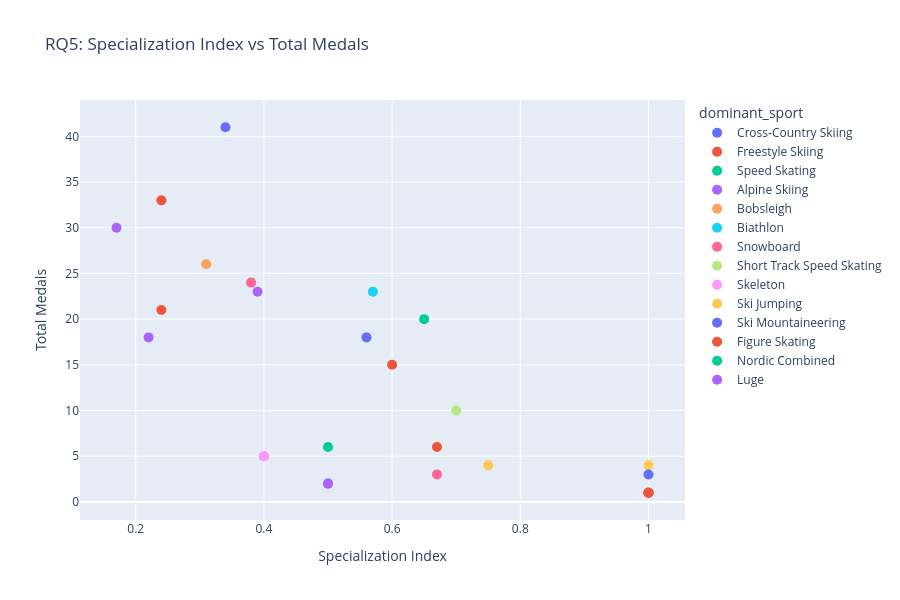

Source (notebook cell):
### Markdown cell above
### Scatter Plot: Specialization Index vs Total Medals
To visualize the relationship between specialization and overall medal success, we plot the specialization index against total medal count. Each point represents a country, colored by its dominant sport.

### Code cell
# Scatter plot: specialization index vs total medals, colored by dominant sport
fig = px.scatter(
    spec_df,
    x="spec_index",
    y="Total",
    color="dominant_sport",
    hover_name="Country",
    title="RQ5: Specialization Index vs Total Medals",
    labels={"spec_index": "Specialization Index", "Total": "Total Medals"}
)
fig.update_traces(marker=dict(size=10))
fig.update_layout(height=600)
fig.show() #interactive

fig.show(renderer="png") #static

### Figure 1 — Plotly figure (JSON) as saved in the notebook; plotly's stock layout.template omitted (floating-point values rounded to 4 significant figures)
{"data": [{"hovertemplate": "<b>%{hovertext}</b><br><br>dominant_sport=Cross-Country Skiing<br>Specialization Index=%{x}<br>Total Medals=%{y}<extra></extra>", "hovertext": ["Norway", "Sweden"], "legendgroup": "Cross-Country Skiing", "marker": {"color": "#636efa", "size": 10, "symbol": "circle"}, "mode": "markers", "name": "Cross-Country Skiing", "orientation": "v", "showlegend": true, "type": "scatter", "x": [0.34, 0.56], "xaxis": "x", "y": [41, 18], "yaxis": "y"}, {"hovertemplate": "<b>%{hovertext}</b><br><br>dominant_sport=Freestyle Skiing<br>Specialization Index=%{x}<br>Total Medals=%{y}<extra></extra>", "hovertext": ["United States of America", "Canada", "People's Republic of China", "Australia", "Estonia"], "legendgroup": "Freestyle Skiing", "marker": {"color": "#EF553B", "size": 10, "symbol": "circle"}, "mode": "markers", "name": "Freestyle Skiing", "orientation": "v", "showlegend": true, "type": "scatter", "x": [0.24, 0.24, 0.6, 0.67, 1.0], "xaxis": "x", "y": [33, 21, 15, 6, 1], "yaxis": "y"}, {"hovertemplate": "<b>%{hovertext}</b><br><br>dominant_sport=Speed Skating<br>Specialization Index=%{x}<br>Total Medals=%{y}<extra></extra>", "hovertext": ["Netherlands", "Denmark"], "legendgroup": "Speed Skating", "marker": {"color": "#00cc96", "size": 10, "symbol": "circle"}, "mode": "markers", "name": "Speed Skating", "orientation": "v", "showlegend": true, "type": "scatter", "x": [0.65, 1.0], "xaxis": "x", "y": [20, 1], "yaxis": "y"}, {"hovertemplate": "<b>%{hovertext}</b><br><br>dominant_sport=Alpine Skiing<br>Specialization Index=%{x}<br>Total Medals=%{y}<extra></extra>", "hovertext": ["Italy", "Switzerland", "Austria", "Brazil"], "legendgroup": "Alpine Skiing", "marker": {"color": "#ab63fa", "size": 10, "symbol": "circle"}, "mode": "markers", "name": "Alpine Skiing", "orientation": "v", "showlegend": true, "type": "scatter", "x": [0.17, 0.39, 0.22, 1.0], "xaxis": "x", "y": [30, 23, 18, 1], "yaxis": "y"}, {"hovertemplate": "<b>%{hovertext}</b><br><br>dominant_sport=Bobsleigh<br>Specialization Index=%{x}<br>Total Medals=%{y}<extra></extra>", "hovertext": ["Germany"], "legendgroup": "Bobsleigh", "marker": {"color": "#FFA15A", "size": 10, "symbol": "circle"}, "mode": "markers", "name": "Bobsleigh", "orientation": "v", "showlegend": true, "type": "scatter", "x": [0.31], "xaxis": "x", "y": [26], "yaxis": "y"}, {"hovertemplate": "<b>%{hovertext}</b><br><br>dominant_sport=Biathlon<br>Specialization Index=%{x}<br>Total Medals=%{y}<extra></extra>", "hovertext": ["France", "Bulgaria"], "legendgroup": "Biathlon", "marker": {"color": "#19d3f3", "size": 10, "symbol": "circle"}, "mode": "markers", "name": "Biathlon", "orientation": "v", "showlegend": true, "type": "scatter", "x": [0.57, 0.5], "xaxis": "x", "y": [23, 2], "yaxis": "y"}, {"hovertemplate": "<b>%{hovertext}</b><br><br>dominant_sport=Snowboard<br>Specialization Index=%{x}<br>Total Medals=%{y}<extra></extra>", "hovertext": ["Japan", "Czechia", "New Zealand"], "legendgroup": "Snowboard", "marker": {"color": "#FF6692", "size": 10, "symbol": "circle"}, "mode": "markers", "name": "Snowboard", "orientation": "v", "showlegend": true, "type": "scatter", "x": [0.38, 0.4, 0.67], "xaxis": "x", "y": [24, 5, 3], "yaxis": "y"}, {"hovertemplate": "<b>%{hovertext}</b><br><br>dominant_sport=Short Track Speed Skating<br>Specialization Index=%{x}<br>Total Medals=%{y}<extra></extra>", "hovertext": ["Republic of Korea", "Belgium"], "legendgroup": "Short Track Speed Skating", "marker": {"color": "#B6E880", "size": 10, "symbol": "circle"}, "mode": "markers", "name": "Short Track Speed Skating", "orientation": "v", "showlegend": true, "type": "scatter", "x": [0.7, 1.0], "xaxis": "x", "y": [10, 1], "yaxis": "y"}, {"hovertemplate": "<b>%{hovertext}</b><br><br>dominant_sport=Skeleton<br>Specialization Index=%{x}<br>Total Medals=%{y}<extra></extra>", "hovertext": ["Great Britain"], "legendgroup": "Skeleton", "marker": {"color": "#FF97FF", "size": 10, "symbol": "circle"}, "mode": "markers", "name": "Skeleton", "orientation": "v", "showlegend": true, "type": "scatter", "x": [0.4], "xaxis": "x", "y": [5], "yaxis": "y"}, {"hovertemplate": "<b>%{hovertext}</b><br><br>dominant_sport=Ski Jumping<br>Specialization Index=%{x}<br>Total Medals=%{y}<extra></extra>", "hovertext": ["Slovenia", "Poland"], "legendgroup": "Ski Jumping", "marker": {"color": "#FECB52", "size": 10, "symbol": "circle"}, "mode": "markers", "name": "Ski Jumping", "orientation": "v", "showlegend": true, "type": "scatter", "x": [1.0, 0.75], "xaxis": "x", "y": [4, 4], "yaxis": "y"}, {"hovertemplate": "<b>%{hovertext}</b><br><br>dominant_sport=Ski Mountaineering<br>Specialization Index=%{x}<br>Total Medals=%{y}<extra></extra>", "hovertext": ["Spain"], "legendgroup": "Ski Mountaineering", "marker": {"color": "#636efa", "size": 10, "symbol": "circle"}, "mode": "markers", "name": "Ski Mountaineering", "orientation": "v", "showlegend": true, "type": "scatter", "x": [1.0], "xaxis": "x", "y": [3], "yaxis": "y"}, {"hovertemplate": "<b>%{hovertext}</b><br><br>dominant_sport=Figure Skating<br>Specialization Index=%{x}<br>Total Medals=%{y}<extra></extra>", "hovertext": ["Kazakhstan", "Georgia"], "legendgroup": "Figure Skating", "marker": {"color": "#EF553B", "size": 10, "symbol": "circle"}, "mode": "markers", "name": "Figure Skating", "orientation": "v", "showlegend": true, "type": "scatter", "x": [1.0, 1.0], "xaxis": "x", "y": [1, 1], "yaxis": "y"}, {"hovertemplate": "<b>%{hovertext}</b><br><br>dominant_sport=Nordic Combined<br>Specialization Index=%{x}<br>Total Medals=%{y}<extra></extra>", "hovertext": ["Finland"], "legendgroup": "Nordic Combined", "marker": {"color": "#00cc96", "size": 10, "symbol": "circle"}, "mode": "markers", "name": "Nordic Combined", "orientation": "v", "showlegend": true, "type": "scatter", "x": [0.5], "xaxis": "x", "y": [6], "yaxis": "y"}, {"hovertemplate": "<b>%{hovertext}</b><br><br>dominant_sport=Luge<br>Specialization Index=%{x}<br>Total Medals=%{y}<extra></extra>", "hovertext": ["Latvia"], "legendgroup": "Luge", "marker": {"color": "#ab63fa", "size": 10, "symbol": "circle"}, "mode": "markers", "name": "Luge", "orientation": "v", "showlegend": true, "type": "scatter", "x": [0.5], "xaxis": "x", "y": [2], "yaxis": "y"}], "layout": {"height": 600, "legend": {"title": {"text": "dominant_sport"}, "tracegroupgap": 0}, "title": {"text": "RQ5: Specialization Index vs Total Medals"}, "xaxis": {"anchor": "y", "domain": [0, 1], "title": {"text": "Specialization Index"}}, "yaxis": {"anchor": "x", "domain": [0, 1], "title": {"text": "Total Medals"}}}}
